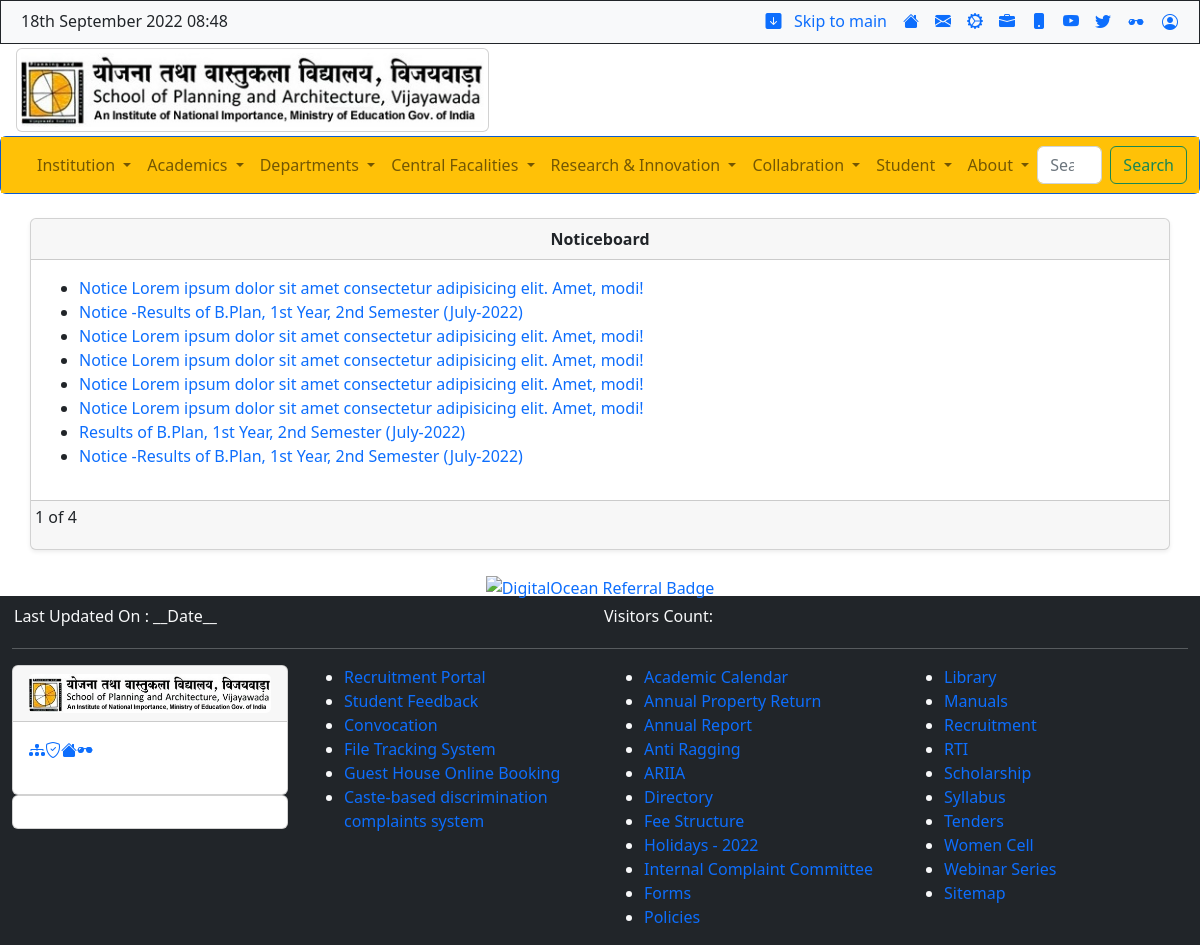
Before: /noticeboard/ with the older database file.
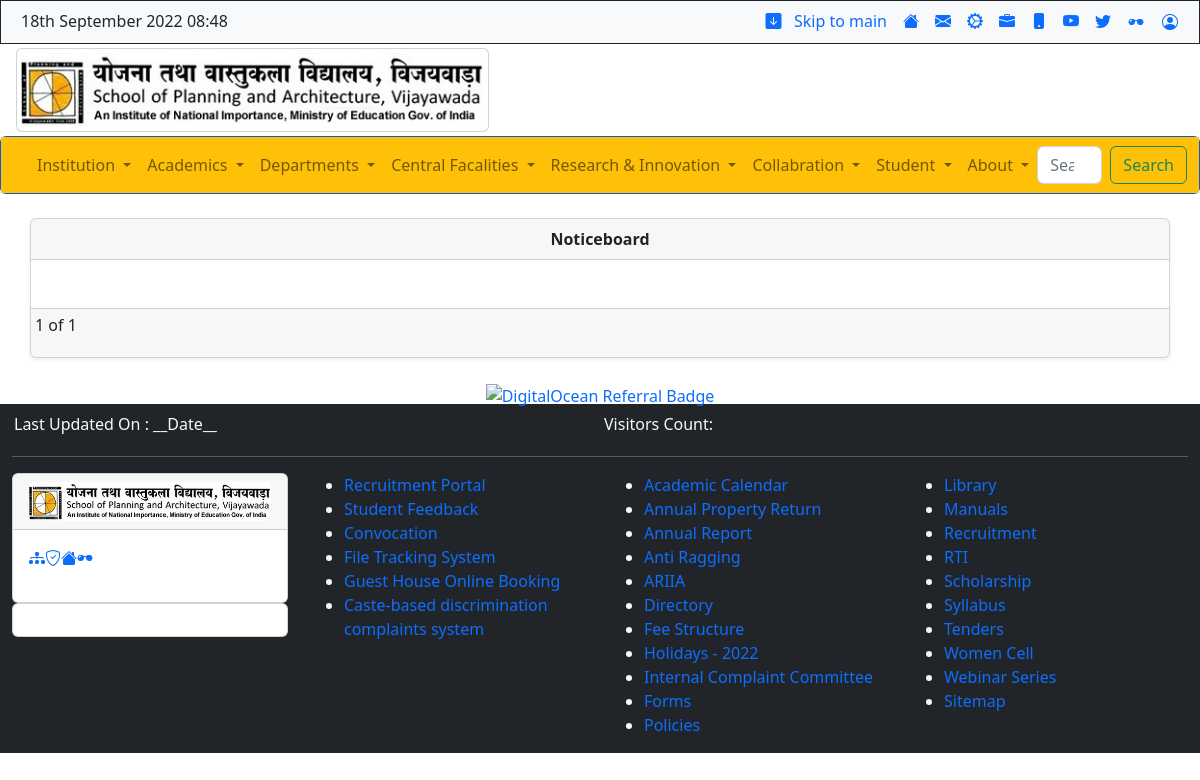
After: the same page with the newer database file.
### spav/models.py (models this page shows, shortened)
class Noticeboard(models.Model):
    noticeTitle = models.CharField(max_length=200)
    noticeFile = models.FileField(upload_to='noticeboard', max_length=100)
    noticeUrl = models.URLField(max_length=200, null=True)
    noticeDate = models.DateField(auto_now=False, auto_now_add=False)

### spav/views.py (the view)
# urls.py: path('noticeboard/', views.noticeboard, name='noticeboard'),
def noticeboard(request):
    noticeData = Noticeboard.objects.all()
    paginator = Paginator(noticeData, 2) # Show 25 contacts per page.
    page_number = request.GET.get('page')
    page_obj = paginator.get_page(page_number)
    contextt = {
        'notice': noticeData,
        'page':page_obj
    }
    return render(request, 'noticeboard.html',contextt)

### templates/noticeboard.html (shortened to what this page needs)
{% extends 'base.html' %}
{% block noticeboard %}
{% load static %}
<br>
<section>
    <div class="container">
        <div class="row">
            <div class="card shadow-sm p-0">
                <div class="card-header text-center"><strong>Noticeboard</strong></div>
                <div class="card-body">
                    <ul>
                        {% for n in notice %}
                        <li><a href="{{n.noticeFile.url}}" target="_blank">{{n.noticeTitle | slice:80}}</a></li>
                        {% endfor%}
                </div>
                <div class="card-footer p-1">
                    <nav aria-label="Page navigation example">
                        <ul class="pagination">
                        {{ page.number }} of {{ page.paginator.num_pages }}
                        </ul>
                      </nav>
                </div>
            </div>
        </div>
    </div>
</section>
{% endblock noticeboard %}

Changed rows visible on the page:
removed Noticeboard: noticeTitle "Notice Lorem ipsum dolor sit amet consectetur adipisicing elit. Amet, modi!"
removed Noticeboard: noticeTitle "Notice -Results of B.Plan, 1st Year, 2nd Semester (July-2022)"
removed Noticeboard: noticeTitle "Notice Lorem ipsum dolor sit amet consectetur adipisicing elit. Amet, modi!"
removed Noticeboard: noticeTitle "Notice Lorem ipsum dolor sit amet consectetur adipisicing elit. Amet, modi!"
removed Noticeboard: noticeTitle "Notice Lorem ipsum dolor sit amet consectetur adipisicing elit. Amet, modi!"
removed Noticeboard: noticeTitle "Notice Lorem ipsum dolor sit amet consectetur adipisicing elit. Amet, modi!"
removed Noticeboard: noticeTitle "Results of B.Plan, 1st Year, 2nd Semester (July-2022)"
removed Noticeboard: noticeTitle "Notice -Results of B.Plan, 1st Year, 2nd Semester (July-2022)"
Other visible differences:
{{ page.paginator.num_pages }}: "4" → "1"
